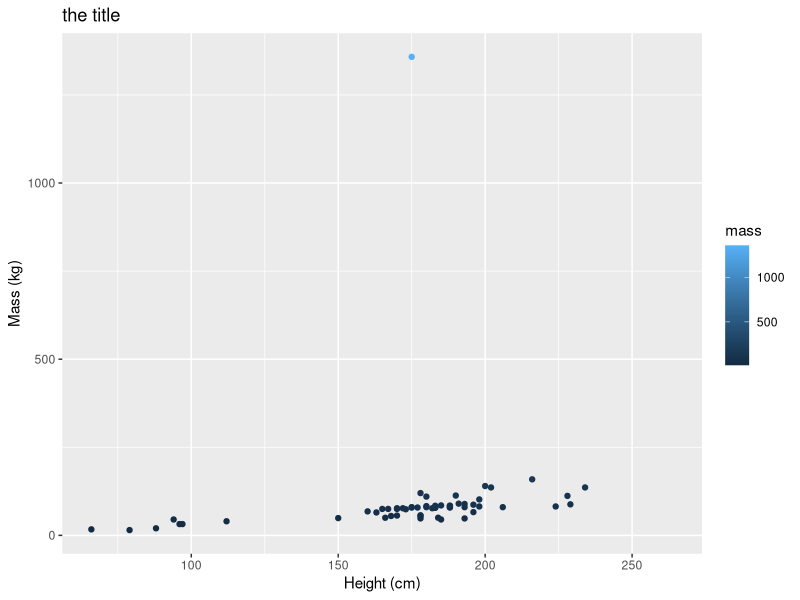
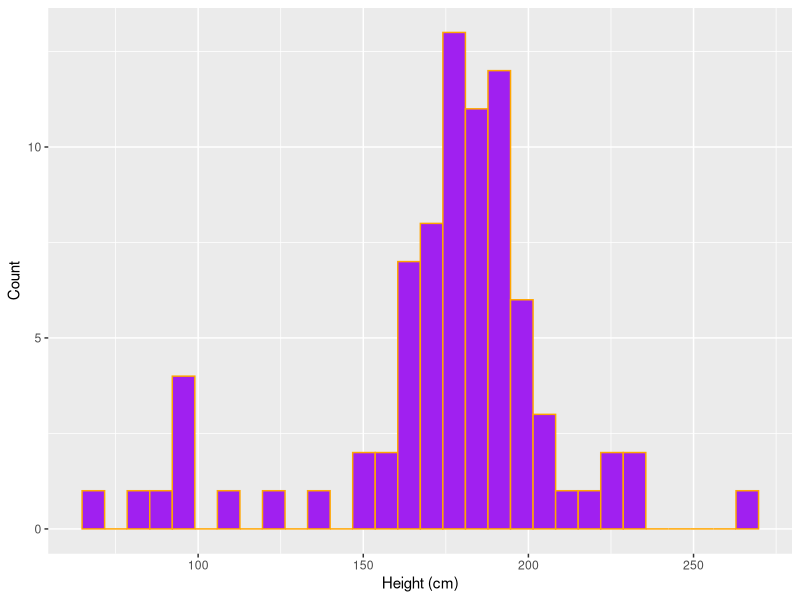

Write R code to recreate these figures, in order.
## ---- chunk 1
#| message: false
#load libraries ----
library(tidyverse)

## ---- chunk 2
#| include: false
# do some data exploration on the starwars data frame ----
head(starwars, n = 10)
tail(starwars)
dim(starwars) 


## ---- chunk 3
#| echo: false

ggplot(data = starwars, aes( x = height, y = mass, color = mass)) + 
  geom_point() +
  labs(x = "Height (cm)",
       y = "Mass (kg)",
       title = "the title")



## ---- chunk 4
#| fig-cap: "This is my figure caption"
#| fig-alt: "this is some alt text"


ggplot(data = starwars, mapping = aes(x = height)) +
        geom_histogram( color = "orange", fill = "purple") +
  labs(x = "Height (cm)", y = "Count")
        
## ---- chunk 5

sw_height_mean <- round(mean(starwars$height, na.rm = TRUE), digits = 3)

